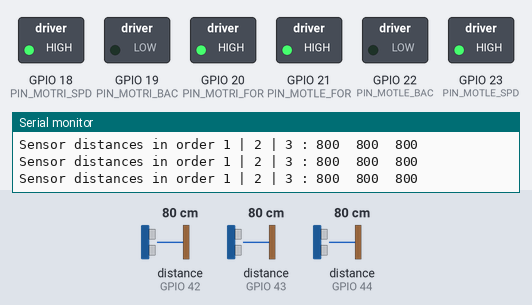
Recording of a sketch running on a simulated ESP32. Shown: switched loads named in the sketch (green lamp = pin HIGH), the last lines printed to the serial monitor. Dashed ring = blinking. Inputs (shaded band) come from the test bench; at power-on: distance to the obstacle (sensors on GPIO 42, GPIO 43, GPIO 44) 80 cm.

Above: at 6.2 s.
6.3 s: distance to the obstacle (sensor on GPIO 42) set to 53 cm
7.8 s: distance to the obstacle (sensor on GPIO 42) set to 44 cm
At 9.1 s:
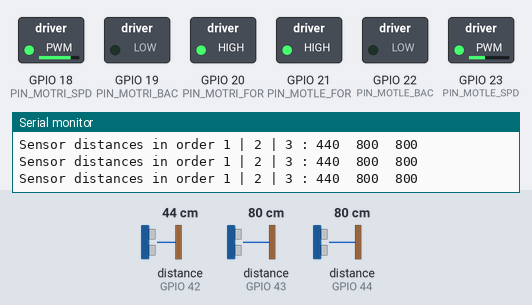
9.4 s: distance to the obstacle (sensor on GPIO 43) set to 13 cm
10.9 s: distance to the obstacle (sensor on GPIO 43) set to 10 cm
At 11.5 s:
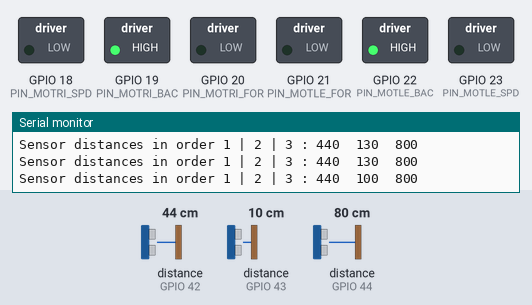
13.9 s: distance to the obstacle (sensor on GPIO 44) set to 2 cm
At 14.95 s:
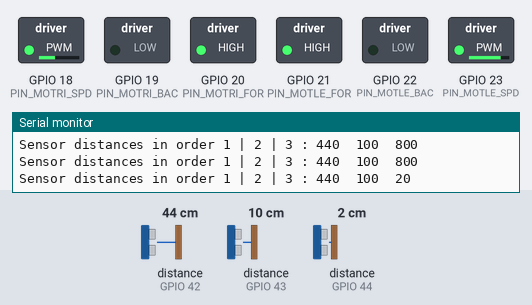
16.9 s: distance to the obstacle (sensor on GPIO 44) set to 60 cm
Timing chart, 0 to 20.9 s (numbered marks = the images above; inputs shaded):
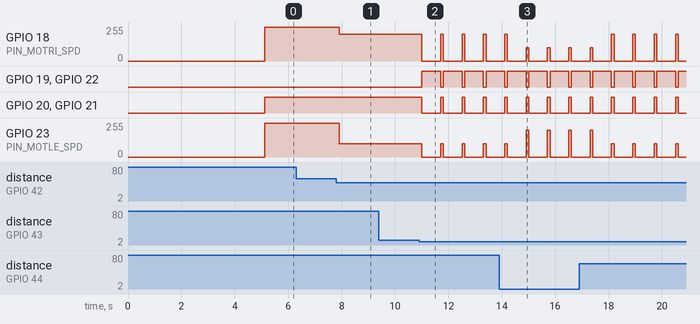

The sketch:

main.ino
```cpp
#include <Wire.h>
#include <VL53L0X.h>

#define PIN_MOTLE_SPD 23
#define PIN_MOTLE_BAC 22
#define PIN_MOTLE_FOR 21
#define PIN_MOTRI_FOR 20
#define PIN_MOTRI_BAC 19
#define PIN_MOTRI_SPD 18

#define PIN_MOTRI_ENC 13
#define PIN_MOTLE_ENC 12

#define PIN_SENS_1 10
#define PIN_SENS_2 11
#define PIN_SENS_3 2

#define PIN_SDA 6
#define PIN_SCL 7

#define TURN_TRIGGER_DISTANCE 500 // distance to turn at in mm
#define REVERSE_TRIGGER_DISTANCE 120 // distance to reverse and turn at in mm
#define SLOW_TRIGGER_DISTANCE 500 // distance to slow down at in mm

#define SERIAL_BAUDS 19200 // serial baud for debugging


const int sensorNr = 3;
int distance[sensorNr];

int xshutPins[] = {PIN_SENS_1, PIN_SENS_2, PIN_SENS_3};

VL53L0X sensors[sensorNr];

void setup() {
  Serial.begin(SERIAL_BAUDS);
  Wire.begin(PIN_SDA, PIN_SCL);
  if (initializeSensors() == 404) {
    Serial.println("Sensors failed");
    ESP.restart();
  }
  // put your setup code here, to run once:
  initializeMotors();

  delay(5000); // Start waiting for go!
}

void loop() {
  // put your main code here, to run repeatedly:
  for (int i = 0; i < sensorNr; i++) {
    distance[i] = sensors[i].readRangeContinuousMillimeters();
    if (distance[i] == 65535) {
        Serial.print("TIMEOUT");
        sensors[i].timeoutOccurred();
        safetyStop();
        ESP.restart();
        return;
    }
  }
  driveLogic(distance);
}

int initializeSensors() {
    for (int i = 0; i < sensorNr; i++) {
    pinMode(xshutPins[i], OUTPUT);
    digitalWrite(xshutPins[i], LOW);
  }

  for (int i = 0; i < sensorNr; i++) {
    pinMode(xshutPins[i], INPUT);
    delay(10);

    sensors[i].setTimeout(500);
    if (!sensors[i].init())
    {
      Serial.println("Failed to detect and initialize sensor!");
      return 404;
    }
    sensors[i].setAddress(0x2A + i);
    sensors[i].startContinuous();
  }
  return 0;
}


int initializeMotEncoders() {
    pinMode(PIN_MOTLE_ENC, INPUT);
    pinMode(PIN_MOTRI_ENC, INPUT);
    return 0;
}

int initializeMotors() {
    pinMode(PIN_MOTLE_FOR, OUTPUT);
    pinMode(PIN_MOTLE_BAC, OUTPUT);
    pinMode(PIN_MOTRI_FOR, OUTPUT);
    pinMode(PIN_MOTRI_BAC, OUTPUT);

    pinMode(PIN_MOTLE_SPD, OUTPUT);
    pinMode(PIN_MOTRI_SPD, OUTPUT);
    return 0;
}

int motorRun(int motorSpeed, int MotorID) {
    if (motorSpeed == 0) {
        if (MotorID == 'L') {
            digitalWrite(PIN_MOTLE_FOR, LOW);
            digitalWrite(PIN_MOTLE_BAC, LOW);
            analogWrite(PIN_MOTLE_SPD, 0);
            return 0;
        }
        digitalWrite(PIN_MOTRI_FOR, LOW);
        digitalWrite(PIN_MOTRI_BAC, LOW);
        analogWrite(PIN_MOTRI_SPD, 0);
        return 0;
    }
    if (motorSpeed > 0) {
        if (MotorID == 'L') {
            digitalWrite(PIN_MOTLE_FOR, HIGH);
            digitalWrite(PIN_MOTLE_BAC, LOW);
            analogWrite(PIN_MOTLE_SPD, abs(motorSpeed));
            return 0;
        }
        digitalWrite(PIN_MOTRI_FOR, HIGH);
        digitalWrite(PIN_MOTRI_BAC, LOW);
        analogWrite(PIN_MOTRI_SPD, abs(motorSpeed));
    }
    if (motorSpeed < 0) {
        if (MotorID == 'L') {
            digitalWrite(PIN_MOTLE_FOR, LOW);
            digitalWrite(PIN_MOTLE_BAC, HIGH);
            analogWrite(PIN_MOTLE_SPD, motorSpeed);
            return 0;
        }
        digitalWrite(PIN_MOTRI_FOR, LOW);
        digitalWrite(PIN_MOTRI_BAC, HIGH);
        analogWrite(PIN_MOTRI_SPD, motorSpeed);
        return 0;
    }
    return 101;
}

void driveFancy(int speedLeft, int speedRight) {
    motorRun(speedLeft, 'L');
    motorRun(speedRight, 'R');
}

void driveForward(int speed) {
    motorRun(speed, 'L');
    motorRun(speed, 'R');
}

void driveBackward(int speed) {
    motorRun(-speed, 'L');
    motorRun(-speed, 'R');
}

void driveTurnLeft(int speed) {
    motorRun(speed, 'L');
    motorRun(-speed, 'R');
}

void driveTurnRight(int speed) {
    motorRun(-speed, 'L');
    motorRun(speed, 'R');
}

void driveStop() {
    motorRun(0, 'L');
    motorRun(0, 'R');
}

void safetyStop() {
    driveStop();
    Serial.println("We are stopping for our own safety and for the annoyance of others!");
}

int reverseAtWall(int sensorFront) {
    if (sensorFront < REVERSE_TRIGGER_DISTANCE) {
        driveBackward(255);
        delay(700);
        return 3;
    } else if (sensorFront < SLOW_TRIGGER_DISTANCE) {
        driveForward(100);
        return 2;
    } else {
        driveForward(255);
        return 1;
    }
}

void turnAtCurve(int sensorLeft, int sensorFront, int sensorRight) {

    if (sensorLeft < TURN_TRIGGER_DISTANCE) {
        driveFancy(100, 200);
    }
    if (sensorRight < TURN_TRIGGER_DISTANCE) {
        driveFancy(200, 100);
    }

}

void debugDuringDrive(int distance[]) {
    Serial.print("Sensor distances in order 1 | 2 | 3 : ");
    Serial.print(distance[0]);
    Serial.print("\t");
    Serial.print(distance[1]);
    Serial.print("\t");
    Serial.println(distance[2]);
}

void driveLogic(int sensorReadings[]) {
    debugDuringDrive(sensorReadings);
    reverseAtWall(sensorReadings[1]);
    turnAtCurve(sensorReadings[0], sensorReadings[1], sensorReadings[2]);

}

void reinitializeSensor(int i) {
  Serial.print("Reinitializing sensor ");
  Serial.println(i);

  // Shutdown sensor
  pinMode(xshutPins[i], OUTPUT);
  digitalWrite(xshutPins[i], LOW);
  delay(10);

  // Power it back on
  pinMode(xshutPins[i], INPUT);
  delay(10);

  // Re-init sensor
  sensors[i].setTimeout(500);
  if (!sensors[i].init()) {
    Serial.print("Failed to reinit sensor ");
    Serial.println(i);
    return;
  }

  sensors[i].setAddress(0x2A + i);
  sensors[i].startContinuous();

  Serial.print("Sensor ");
  Serial.print(i);
  Serial.println(" reinitialized");
}
```

Measured:
- the behaviour switches between 50 and 49 cm on distance to the obstacle (sensor on GPIO 42) (found by bisection; images 0 and 1)
- the behaviour switches between 12 and 11 cm on distance to the obstacle (sensor on GPIO 43) (found by bisection; images 1 and 2)
- after the input at 7.8 s, GPIO 18 (PIN_MOTRI_SPD): 255/255 → 200/255 after 0.12 s; GPIO 23 (PIN_MOTLE_SPD): 255/255 → 100/255 after 0.12 s
- after the input at 10.9 s, GPIO 18 (PIN_MOTRI_SPD): alternates 200/255 for 0.10 s and 0/255 for 0.70 s, starting after 0.11 s; GPIO 19 (PIN_MOTRI_BAC): alternates HIGH for 0.70 s and LOW for 0.10 s, starting after 0.11 s
